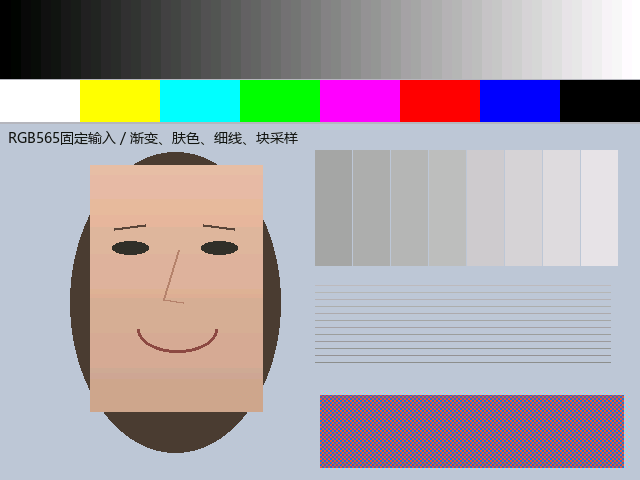
#> input picture data/reference_input.png, 640 x 480 px
$ python generate_quality_vectors.py --output out.png
#> lines starting #> are read from the running program, lines starting #| are printed output that depends on the picture; after the words box and inside, x2 and y2 are one past the last pixel; in counts of white or black regions, pixels touching at a corner belong together
### sim/quality_reference.py
"""Original independent NumPy integer reference; no file I/O on import.
Extracted from sealed quality analysis; not a fresh hardware measurement.
"""
import numpy as np

def taps(a):
 p=np.pad(a,((2,0),(2,0))+((0,0),)*(a.ndim-2),mode='edge')
 return [p[y:y+a.shape[0],x:x+a.shape[1]] for y in range(3) for x in range(3)]
def smooth(a):
 t=taps(a.astype(np.int32));row=[(t[i]+2*t[i+1]+t[i+2]+2)//4 for i in (0,3,6)]
 return (row[0]+2*row[1]+row[2]+2)//4
def evaluate(a,tuned=False):
 a=a.astype(np.int32);s=smooth(a);l=(s*np.array([77,150,29])).sum(2)//256;t=taps(l)
 mag=abs(t[2]+2*t[5]+t[8]-t[0]-2*t[3]-t[6])+abs(t[6]+2*t[7]+t[8]-t[0]-2*t[1]-t[2])
 q=s>>5;q=(q<<5)|(q<<2)|(q>>1)
 tone=np.where(l<85,0,np.where(l<170,128,255))
 if tuned:
  # Candidate: preserve luminance levels, finer colour steps, separate edges.
  q=(s>>4)*17;tone=(l>>5)*32+16
 edge=mag>(160 if tuned else 100)
 gray=np.repeat(tone[:,:,None],3,axis=2);gray[edge]=0
 lineedge=mag>(48 if tuned else 100)
 line=np.repeat(np.where(lineedge,0,255)[:,:,None],3,axis=2)
 mosaic=a[(np.arange(a.shape[0])//8*8)[:,None],(np.arange(a.shape[1])//8*8)[None,:]]
 cartoon=q.copy();cartoon[edge]=0
 return [a,gray,line,q,mosaic,cartoon],{'gray':l,'mag':mag,'smooth':s}

### sim/generate_quality_vectors.py
from pathlib import Path
import numpy as np,hashlib,json
from PIL import Image
from quality_reference import evaluate
import argparse
R=Path(__file__).resolve().parents[1]
a=argparse.ArgumentParser();a.add_argument('--output',required=True);args=a.parse_args()
V=Path(args.output).resolve();V.mkdir(parents=True,exist_ok=False)
def write(p,frames):
 with p.open('x', encoding='ascii', newline='\r\n') as f:
  for a in frames:
   u=a.astype(np.uint32);u=(u[:,:,0]<<16)|(u[:,:,1]<<8)|u[:,:,2]
   f.writelines(f'{int(x):06x}\n' for x in u.flat)
def expected(a,tuned):return evaluate(a,tuned)[0]
W,H=33,19;y,x=np.indices((H,W));rng=np.random.default_rng(5640)
patterns=[np.zeros((H,W,3),np.uint8),np.full((H,W,3),255,np.uint8),
 np.stack([x*255//(W-1),y*255//(H-1),(x+y)*255//(W+H-2)],2).astype(np.uint8),
 np.repeat(np.where(x>=W//2,255,0)[:,:,None],3,2).astype(np.uint8),
 np.repeat(np.where(y>=H//2,255,0)[:,:,None],3,2).astype(np.uint8),
 rng.integers(0,256,(H,W,3),dtype=np.uint8),
 np.repeat(np.where((x+y)%2,255,0)[:,:,None],3,2).astype(np.uint8),
 np.repeat(np.where((x==0)|(y==0)|(x==W-1)|(y==H-1),255,0)[:,:,None],3,2).astype(np.uint8)]
for t in (0,1):
 ins=[];outs=[]
 for mode in range(6):
  for style in range(2):
   for p in patterns:ins.append(p);outs.append(expected(p,bool(t))[mode])
 write(V/f'small_{t}_in.hex',ins);write(V/f'small_{t}_out.hex',outs)
a=np.array(Image.open(R/'data/reference_input.png'))
#> a is the input picture: shape (480, 640, 3); mean R, G, B 169.7, 164.6, 168.9
write(V/'vga_in.hex',[a]*6);write(V/'vga_out.hex',expected(a,True))
#> the loop in write (call 5), `for a in frames:` made 6 passes
#> pass 1, in write (call 5), `u = u[:, :, 0] << 16 | u[:, :, 1] << 8 | u[:, :, 2]`:
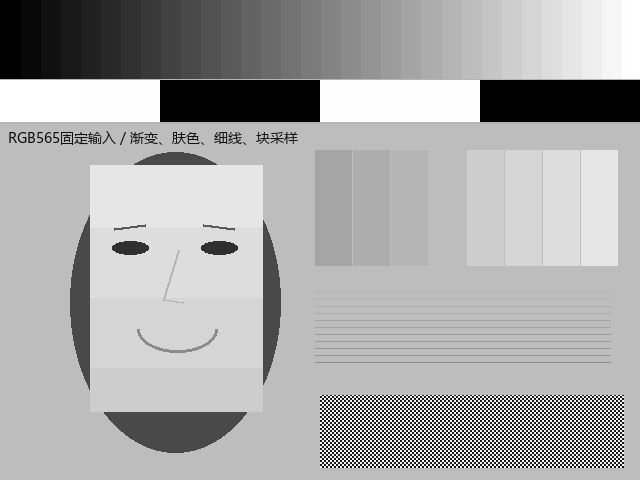
#> u: shape (480, 640) uint32; min 0, max 16777215, mean 11166239.4; drawn with min black and max white
#> the loop in write (call 6), `for a in frames:` made 6 passes
#> pass 2, in write (call 6), `u = a.astype(np.uint32)`:
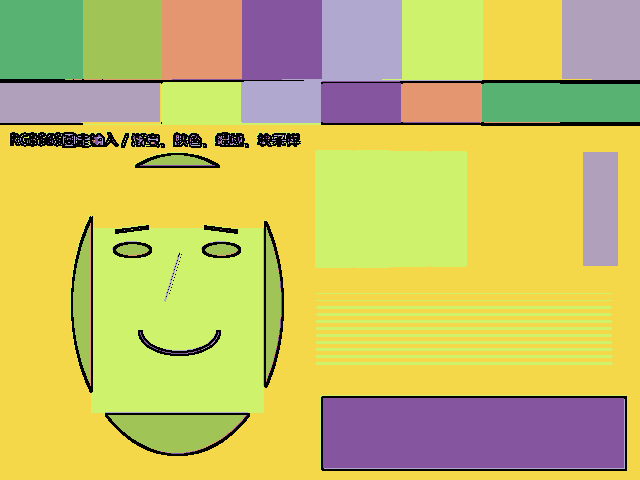
#> u: shape (480, 640, 3) uint32; 9 distinct labels, from 0 to 240; one colour per label, 0 black
#> pass 2, in write (call 6), `u = u[:, :, 0] << 16 | u[:, :, 1] << 8 | u[:, :, 2]`:
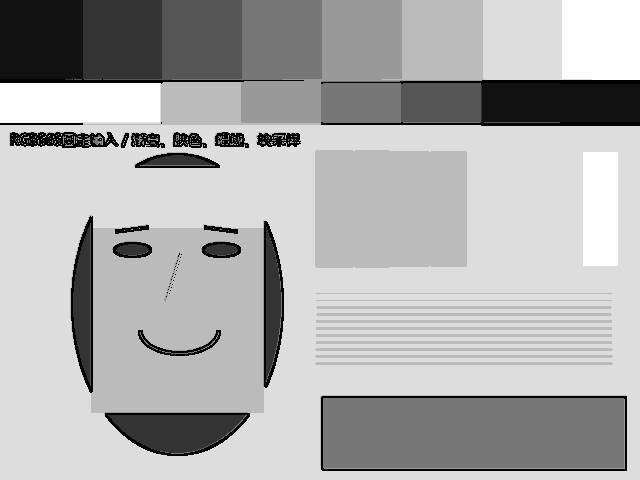
#> u: shape (480, 640) uint32; min 0, max 15790320, mean 10778586.2; drawn with min black and max white
#> pass 3, in write (call 6), `u = a.astype(np.uint32)`:
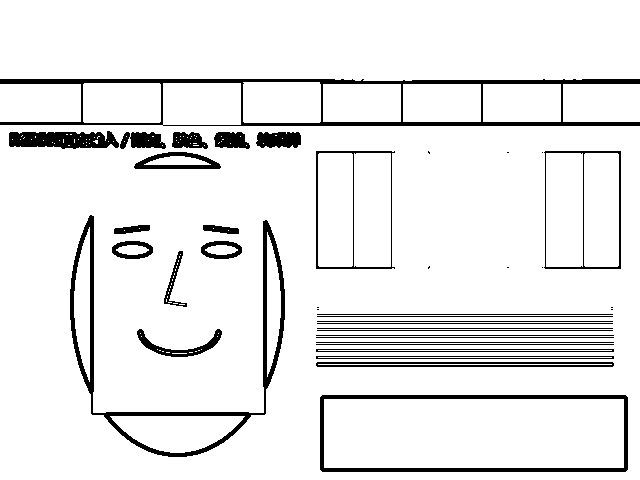
#> u: shape (480, 640, 3) uint32; 91.6% white; 40 black regions (10 under 20 px), largest, box (x1, y1, x2, y2) and area: (0, 79, 640, 126) 5149, (70, 215, 285, 457) 4280, (320, 395, 628, 472) 3004
#> after the loop in write (call 6), `for a in frames:`:
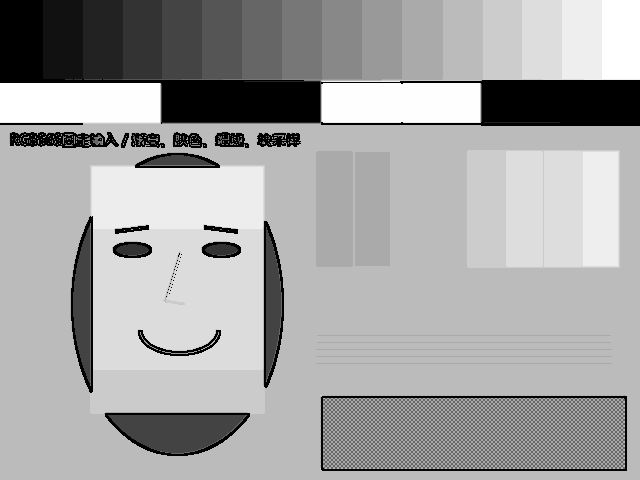
#> u: shape (480, 640) uint32; min 0, max 16777215, mean 10817345.1; drawn with min black and max white
# Independent properties, besides formula-to-RTL comparison.
b=expected(a,False);c=expected(a,True)
#> after `b = expected(a, False)`: b = 6 items
#> after `c = expected(a, True)`: c = 6 items
assert np.array_equal(b[0],c[0]) and np.array_equal(b[4],c[4])
assert all(np.array_equal(z[:,:,0],z[:,:,1]) and np.array_equal(z[:,:,1],z[:,:,2]) for z in [b[1],b[2],c[1],c[2]])
for yy in range(0,480,8):
 for xx in range(0,640,8):assert np.all(c[4][yy:yy+8,xx:xx+8]==a[yy,xx])
props={'gray_and_line_rgb_equal':True,'mode0_bit_exact':True,'mode4_bit_exact':True,'mosaic_blocks_checked':4800,'models':['legacy','tuned'],'source_small_patterns':8,'styles':2,'modes':6}
(V/'manifest.json').write_text(json.dumps({'properties':props,'files':[{'name':p.name,'sha256':hashlib.sha256(p.read_bytes()).hexdigest()} for p in V.glob('*.hex')]},indent=2))
print('QUALITY_VECTORS_READY',props)
